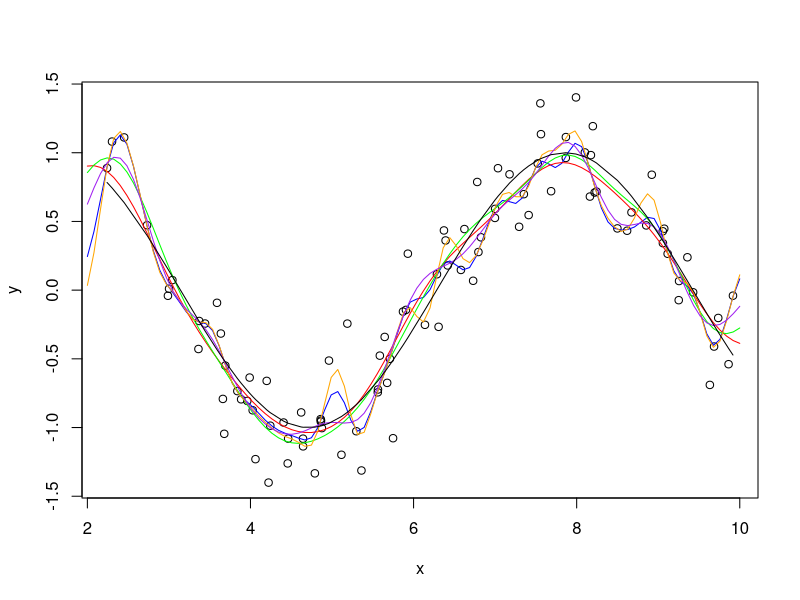
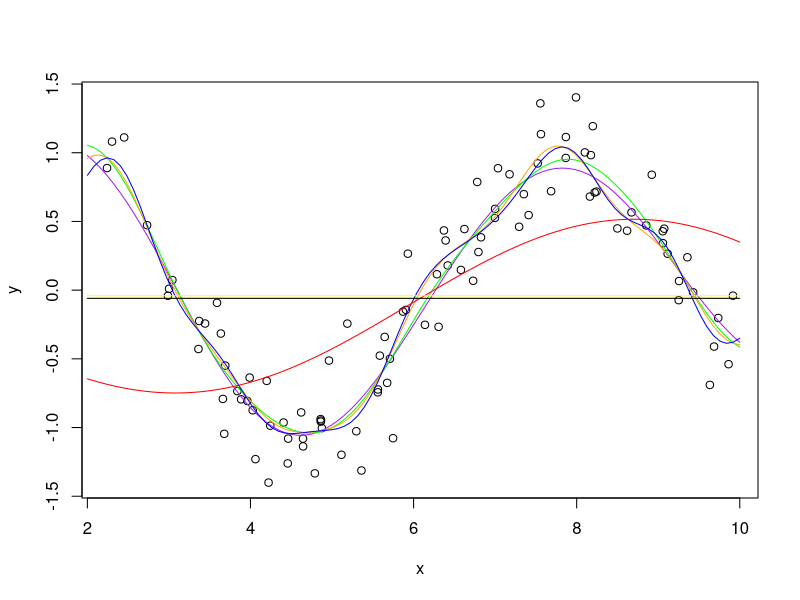

These charts were generated, in order, by the following R code:
# Chapter 7: Non-linear Regression models
#
# Script based on Ex 7.1 of Applied Predictive Modeling (Kuhn & Johnson, 2013)
# Exercise covers on data simulation, train/test splitting, the SVM tuning parameters
#
## SVM Notes:
# Can be seen as a form of robust regression.
# e-insensitive regression: data points with residuals inside the e boundary do not 
# contribute to the model while those outside contribute a linear scaled amount.
# MIN Cost*SUM[L(y - y_hat)] + SUM(beta^2); L is the e-insensitve function.
# Over-parameterised model, as many beta as points, however these are zero for 
# points inside the e boundary.
# The support vectors are those points with non-zero beta (or alpha!).
# New points enter as dot-product of the support vectors. An extension to non-linear 
# situations is to use other Kernel function around the dot product (e.g. radial
# basis). Non-linear kernels have scaling parameters requiring tuning.
#
#
# Packages ====================================================================
library(kernlab)

# Simulate the data ===========================================================
set.seed(100)
x <- runif(100, min = 2, max = 10)
y <- sin(x) + rnorm(length(x)) * .25
sin_data <- data.frame(x = x, y = y)
plot(x, y)

# Create a grid of x values to use for prediction
data_grid <- data.frame(x = seq(2, 10, length = 100))

# Fit different models using a radial basis function and different values of ===
# the cost (the C parameter).
radial_SVM.1 <- ksvm(x = x, y = y, data = sin_data,
  kernel ="rbfdot", kpar = "automatic",
  C = 1, epsilon = 0.01)
model_preds.1 <- predict(radial_SVM.1, newdata = data_grid)
# very jagged line, over-fits the data
points(x = data_grid$x, y = model_preds.1[,1], type = "l", col = "blue")

radial_SVM.2 <- ksvm(x = x, y = y, data = sin_data,
  kernel ="rbfdot", kpar = "automatic",
  C = 1, epsilon = 0.1)
model_preds.2 <- predict(radial_SVM.2, newdata = data_grid)
# somewhat smoother fit but still not exactly sin wave
points(x = data_grid$x, y = model_preds.2[,1], type = "l", col = "red")

radial_SVM.3 <- ksvm(x = x, y = y, data = sin_data,
  kernel ="rbfdot", kpar = "automatic",
  C = 2, epsilon = 0.3)
model_preds.3 <- predict(radial_SVM.3, newdata = data_grid)
# nearly perfect, increased cost and epsilon vs. others...
points(x = data_grid$x, y = model_preds.3[,1], type = "l", col = "green")

radial_SVM.4 <- ksvm(x = x, y = y, data = sin_data,
  kernel ="rbfdot", kpar = "automatic",
  C = 10, epsilon = 0.01)  # high cost, low e
model_preds.4 <- predict(radial_SVM.4, newdata = data_grid)
# with very high cost starts to be influenced by outliers
points(x = data_grid$x, y = model_preds.4[,1], type = "l", col = "orange")

radial_SVM.5 <- ksvm(x = x, y = y, data = sin_data,
  kernel ="rbfdot", kpar = "automatic",
  C = 1, epsilon = 0.05)  # high cost, low e
model_preds.5 <- predict(radial_SVM.5, newdata = data_grid)
# matches the green almost exactly
points(x = data_grid$x, y = model_preds.5[,1], type = "l", col = "purple")

# real function
points(sort(x), sin(sort(x)), type = "l")

# Changing sigma ------------------------------------------------------------
plot(x, y)

radial_SVM.1 <- ksvm(x = x, y = y, data = sin_data,
  kernel ="rbfdot", kpar = list(sigma = 1),
  C = 2, epsilon = 0.1)  # high cost, low e
model_preds.1 <- predict(radial_SVM.1, newdata = data_grid)
points(x = data_grid$x, y = model_preds.1[,1], type = "l", col = "purple")

radial_SVM.2 <- ksvm(x = x, y = y, data = sin_data,
  kernel ="rbfdot", kpar = list(sigma = 3),
  C = 2, epsilon = 0.1)  # high cost, low e
model_preds.2 <- predict(radial_SVM.2, newdata = data_grid)
points(x = data_grid$x, y = model_preds.2[,1], type = "l", col = "green")

radial_SVM.3 <- ksvm(x = x, y = y, data = sin_data,
  kernel ="rbfdot", kpar = list(sigma = 5),
  C = 2, epsilon = 0.1)  # high cost, low e
model_preds.3 <- predict(radial_SVM.3, newdata = data_grid)
points(x = data_grid$x, y = model_preds.3[,1], type = "l", col = "orange")

radial_SVM.4 <- ksvm(x = x, y = y, data = sin_data,
  kernel ="rbfdot", kpar = list(sigma = 7),
  C = 2, epsilon = 0.1)  # high cost, low e
model_preds.4 <- predict(radial_SVM.4, newdata = data_grid)
points(x = data_grid$x, y = model_preds.4[,1], type = "l", col = "blue")

radial_SVM.5 <- ksvm(x = x, y = y, data = sin_data,
  kernel ="rbfdot", kpar = list(sigma = 0.1),
  C = 2, epsilon = 0.1)  # high cost, low e
model_preds.5 <- predict(radial_SVM.5, newdata = data_grid)
points(x = data_grid$x, y = model_preds.5[,1], type = "l", col = "red")

radial_SVM.6 <- ksvm(x = x, y = y, data = sin_data,
  kernel ="rbfdot", kpar = list(sigma = 0),
  C = 2, epsilon = 0.1)  # high cost, low e
model_preds.6 <- predict(radial_SVM.6, newdata = data_grid)
points(x = data_grid$x, y = model_preds.6[,1], type = "l", col = "yellow")

points(x = data_grid$x, y = rep(mean(y), length(x)), type = "l")

# sigma determines the extent smoothing, if zero left only with beta_0...
# Cost determines error impact on model, e determines number of support vectors
# book suggests fixing e and tuning the cost (there is a relationship between the two)
